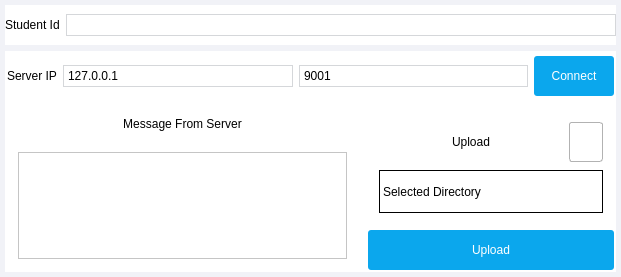
<?xml version="1.0" encoding="UTF-8"?>
<ui version="4.0">
 <class>MainWindow</class>
 <widget class="QMainWindow" name="MainWindow">
  <property name="geometry">
   <rect>
    <x>0</x>
    <y>0</y>
    <width>621</width>
    <height>277</height>
   </rect>
  </property>
  <property name="windowTitle">
   <string>MainWindow</string>
  </property>
  <widget class="QWidget" name="centralWidget">
   <layout class="QVBoxLayout" name="verticalLayout">
    <property name="leftMargin">
     <number>0</number>
    </property>
    <property name="topMargin">
     <number>0</number>
    </property>
    <property name="rightMargin">
     <number>0</number>
    </property>
    <property name="bottomMargin">
     <number>0</number>
    </property>
    <item>
     <widget class="QWidget" name="widget" native="true">
      <property name="styleSheet">
       <string notr="true">background-color: rgb(241, 242, 247);</string>
      </property>
      <layout class="QVBoxLayout" name="verticalLayout_2">
       <property name="leftMargin">
        <number>5</number>
       </property>
       <property name="topMargin">
        <number>5</number>
       </property>
       <property name="rightMargin">
        <number>5</number>
       </property>
       <property name="bottomMargin">
        <number>5</number>
       </property>
       <item>
        <widget class="QWidget" name="widget_11" native="true">
         <property name="minimumSize">
          <size>
           <width>0</width>
           <height>40</height>
          </size>
         </property>
         <property name="maximumSize">
          <size>
           <width>16777215</width>
           <height>40</height>
          </size>
         </property>
         <property name="styleSheet">
          <string notr="true">background-color: rgb(255, 255, 255);</string>
         </property>
         <layout class="QHBoxLayout" name="horizontalLayout_5">
          <property name="leftMargin">
           <number>0</number>
          </property>
          <property name="topMargin">
           <number>0</number>
          </property>
          <property name="rightMargin">
           <number>0</number>
          </property>
          <property name="bottomMargin">
           <number>0</number>
          </property>
          <item>
           <widget class="QLabel" name="label_5">
            <property name="styleSheet">
             <string notr="true">font: 12pt &quot;Segoe UI&quot;;</string>
            </property>
            <property name="text">
             <string>Student Id</string>
            </property>
           </widget>
          </item>
          <item>
           <widget class="QLineEdit" name="StudentIdEdit">
            <property name="styleSheet">
             <string notr="true">QLineEdit
{
	border-style : solid;
    background-color: rgb(255, 255, 255);
	font: 75 12pt &quot;Segoe UI&quot;;
	border-color: rgb(213, 215, 218);
	border-width: 1px;
	padding: 2px;
}

QLineEdit:hover
{
	background-color: rgba(213, 215, 218,150);
	border-style : solid;
}

QLineEdit:focus
{
	background-color: rgb(255, 255, 255);
	border-style : solid;
	border-color: rgb(11, 167, 237);
	border-width: 1px;
}</string>
            </property>
            <property name="text">
             <string/>
            </property>
           </widget>
          </item>
         </layout>
        </widget>
       </item>
       <item>
        <widget class="QWidget" name="widget_2" native="true">
         <property name="styleSheet">
          <string notr="true">background-color: rgb(255, 255, 255);</string>
         </property>
         <layout class="QVBoxLayout" name="verticalLayout_3">
          <property name="leftMargin">
           <number>0</number>
          </property>
          <property name="topMargin">
           <number>0</number>
          </property>
          <property name="rightMargin">
           <number>0</number>
          </property>
          <property name="bottomMargin">
           <number>0</number>
          </property>
          <item>
           <widget class="QWidget" name="widget_3" native="true">
            <property name="minimumSize">
             <size>
              <width>0</width>
              <height>50</height>
             </size>
            </property>
            <property name="maximumSize">
             <size>
              <width>16777215</width>
              <height>50</height>
             </size>
            </property>
            <layout class="QHBoxLayout" name="horizontalLayout">
             <property name="leftMargin">
              <number>2</number>
             </property>
             <property name="topMargin">
              <number>2</number>
             </property>
             <property name="rightMargin">
              <number>2</number>
             </property>
             <property name="bottomMargin">
              <number>2</number>
             </property>
             <item>
              <widget class="QLabel" name="label">
               <property name="styleSheet">
                <string notr="true">font: 12pt &quot;Segoe UI&quot;;</string>
               </property>
               <property name="text">
                <string>Server IP</string>
               </property>
              </widget>
             </item>
             <item>
              <widget class="QLineEdit" name="IpAddressBar">
               <property name="styleSheet">
                <string notr="true">QLineEdit
{
	border-style : solid;
    background-color: rgb(255, 255, 255);
	font: 75 12pt &quot;Segoe UI&quot;;
	border-color: rgb(213, 215, 218);
	border-width: 1px;
	padding: 2px;
}

QLineEdit:hover
{
	background-color: rgba(213, 215, 218,150);
	border-style : solid;
}

QLineEdit:focus
{
	background-color: rgb(255, 255, 255);
	border-style : solid;
	border-color: rgb(11, 167, 237);
	border-width: 1px;
}</string>
               </property>
               <property name="text">
                <string>127.0.0.1</string>
               </property>
              </widget>
             </item>
             <item>
              <widget class="QLineEdit" name="PortName">
               <property name="styleSheet">
                <string notr="true">QLineEdit
{
	border-style : solid;
    background-color: rgb(255, 255, 255);
	font: 75 12pt &quot;Segoe UI&quot;;
	border-color: rgb(213, 215, 218);
	border-width: 1px;
	padding: 2px;
}

QLineEdit:hover
{
	background-color: rgba(213, 215, 218,150);
	border-style : solid;
}

QLineEdit:focus
{
	background-color: rgb(255, 255, 255);
	border-style : solid;
	border-color: rgb(11, 167, 237);
	border-width: 1px;
}</string>
               </property>
               <property name="text">
                <string>9001</string>
               </property>
              </widget>
             </item>
             <item>
              <widget class="QPushButton" name="ConnectButton">
               <property name="minimumSize">
                <size>
                 <width>80</width>
                 <height>40</height>
                </size>
               </property>
               <property name="styleSheet">
                <string notr="true">QPushButton
{
	background-color: rgb(11, 167, 237);
	border-style: solid;
	border-radius: 3px;
	color: rgb(255, 255, 255);
	font: 12pt &quot;Segoe UI&quot;;
}

QPushButton:hover
{
	background-color: rgb(15, 155, 218);
}</string>
               </property>
               <property name="text">
                <string>Connect</string>
               </property>
              </widget>
             </item>
            </layout>
           </widget>
          </item>
          <item>
           <widget class="QWidget" name="widget_4" native="true">
            <layout class="QHBoxLayout" name="horizontalLayout_2">
             <property name="leftMargin">
              <number>0</number>
             </property>
             <property name="topMargin">
              <number>0</number>
             </property>
             <property name="rightMargin">
              <number>0</number>
             </property>
             <property name="bottomMargin">
              <number>0</number>
             </property>
             <item>
              <widget class="QWidget" name="widget_5" native="true">
               <layout class="QVBoxLayout" name="verticalLayout_4">
                <property name="spacing">
                 <number>2</number>
                </property>
                <property name="leftMargin">
                 <number>2</number>
                </property>
                <property name="topMargin">
                 <number>2</number>
                </property>
                <property name="rightMargin">
                 <number>2</number>
                </property>
                <property name="bottomMargin">
                 <number>2</number>
                </property>
                <item>
                 <widget class="QWidget" name="widget_7" native="true">
                  <property name="minimumSize">
                   <size>
                    <width>0</width>
                    <height>30</height>
                   </size>
                  </property>
                  <property name="maximumSize">
                   <size>
                    <width>16777215</width>
                    <height>30</height>
                   </size>
                  </property>
                  <layout class="QHBoxLayout" name="horizontalLayout_3">
                   <property name="leftMargin">
                    <number>0</number>
                   </property>
                   <property name="topMargin">
                    <number>0</number>
                   </property>
                   <property name="rightMargin">
                    <number>0</number>
                   </property>
                   <property name="bottomMargin">
                    <number>0</number>
                   </property>
                   <item>
                    <widget class="QLabel" name="label_2">
                     <property name="styleSheet">
                      <string notr="true">font: 11pt &quot;Segoe UI&quot;;</string>
                     </property>
                     <property name="text">
                      <string>Message From Server</string>
                     </property>
                     <property name="alignment">
                      <set>Qt::AlignCenter</set>
                     </property>
                    </widget>
                   </item>
                  </layout>
                 </widget>
                </item>
                <item>
                 <widget class="QWidget" name="widget_8" native="true">
                  <layout class="QVBoxLayout" name="verticalLayout_6">
                   <item>
                    <widget class="QPlainTextEdit" name="MessageCenter">
                     <property name="readOnly">
                      <bool>true</bool>
                     </property>
                    </widget>
                   </item>
                  </layout>
                 </widget>
                </item>
               </layout>
              </widget>
             </item>
             <item>
              <widget class="QWidget" name="widget_6" native="true">
               <property name="minimumSize">
                <size>
                 <width>250</width>
                 <height>0</height>
                </size>
               </property>
               <layout class="QVBoxLayout" name="verticalLayout_5">
                <property name="leftMargin">
                 <number>2</number>
                </property>
                <property name="topMargin">
                 <number>2</number>
                </property>
                <property name="rightMargin">
                 <number>2</number>
                </property>
                <property name="bottomMargin">
                 <number>2</number>
                </property>
                <item>
                 <widget class="QWidget" name="widget_9" native="true">
                  <layout class="QVBoxLayout" name="verticalLayout_7">
                   <item>
                    <widget class="QWidget" name="widget_10" native="true">
                     <layout class="QHBoxLayout" name="horizontalLayout_4">
                      <property name="leftMargin">
                       <number>0</number>
                      </property>
                      <property name="topMargin">
                       <number>0</number>
                      </property>
                      <property name="rightMargin">
                       <number>0</number>
                      </property>
                      <property name="bottomMargin">
                       <number>0</number>
                      </property>
                      <item>
                       <widget class="QLabel" name="label_3">
                        <property name="styleSheet">
                         <string notr="true">font: 12pt &quot;Segoe UI&quot;;</string>
                        </property>
                        <property name="text">
                         <string>Upload</string>
                        </property>
                        <property name="alignment">
                         <set>Qt::AlignCenter</set>
                        </property>
                       </widget>
                      </item>
                      <item>
                       <widget class="QPushButton" name="UploadNewFileButton">
                        <property name="minimumSize">
                         <size>
                          <width>34</width>
                          <height>40</height>
                         </size>
                        </property>
                        <property name="maximumSize">
                         <size>
                          <width>34</width>
                          <height>40</height>
                         </size>
                        </property>
                        <property name="cursor">
                         <cursorShape>PointingHandCursor</cursorShape>
                        </property>
                        <property name="toolTip">
                         <string>Upload</string>
                        </property>
                        <property name="styleSheet">
                         <string notr="true">QPushButton
{
    border-style: solid;
	border-style: solid;
    border-radius: 3px;
    border-color: rgb(178,178,178);
    border-width: 1px;
}

QPushButton:hover
{
    background-color: qlineargradient(x1: 0, y1: 0, x2: 0, y2: 1,
                                    stop: 0 #FFFFFF, stop: 0.35 #F4F4F4,
                                    stop: 0.39999 #E7E7E7, stop: 0.6 #EFEFEF,
                                    stop: 0.9 #F2F2F2, stop: 1 #FFFFFF);
    border-style: solid;
    border-radius: 3px;
    border-color: rgb(178,178,178);
    border-width: 1px;
}</string>
                        </property>
                        <property name="text">
                         <string/>
                        </property>
                        <property name="icon">
                         <iconset resource="AllResource.qrc">
                          <normaloff>:/Images/ic_ic_action_upload.png</normaloff>:/Images/ic_ic_action_upload.png</iconset>
                        </property>
                        <property name="iconSize">
                         <size>
                          <width>30</width>
                          <height>20</height>
                         </size>
                        </property>
                       </widget>
                      </item>
                     </layout>
                    </widget>
                   </item>
                   <item>
                    <widget class="QLabel" name="label_4">
                     <property name="styleSheet">
                      <string notr="true">font: 10pt &quot;Segoe UI&quot;;
border-style: solid;
border-width: 1px;</string>
                     </property>
                     <property name="text">
                      <string>Selected Directory</string>
                     </property>
                    </widget>
                   </item>
                  </layout>
                 </widget>
                </item>
                <item>
                 <widget class="QPushButton" name="pushButton_2">
                  <property name="minimumSize">
                   <size>
                    <width>70</width>
                    <height>40</height>
                   </size>
                  </property>
                  <property name="styleSheet">
                   <string notr="true">QPushButton
{
	background-color: rgb(11, 167, 237);
	border-style: solid;
	border-radius: 3px;
	color: rgb(255, 255, 255);
	font: 12pt &quot;Segoe UI&quot;;
}

QPushButton:hover
{
	background-color: rgb(15, 155, 218);
}</string>
                  </property>
                  <property name="text">
                   <string>Upload</string>
                  </property>
                 </widget>
                </item>
               </layout>
              </widget>
             </item>
            </layout>
           </widget>
          </item>
         </layout>
        </widget>
       </item>
      </layout>
     </widget>
    </item>
   </layout>
  </widget>
  <widget class="QMenuBar" name="menuBar">
   <property name="geometry">
    <rect>
     <x>0</x>
     <y>0</y>
     <width>621</width>
     <height>21</height>
    </rect>
   </property>
  </widget>
 </widget>
 <layoutdefault spacing="6" margin="11"/>
 <resources>
  <include location="AllResource.qrc"/>
 </resources>
 <connections/>
</ui>
